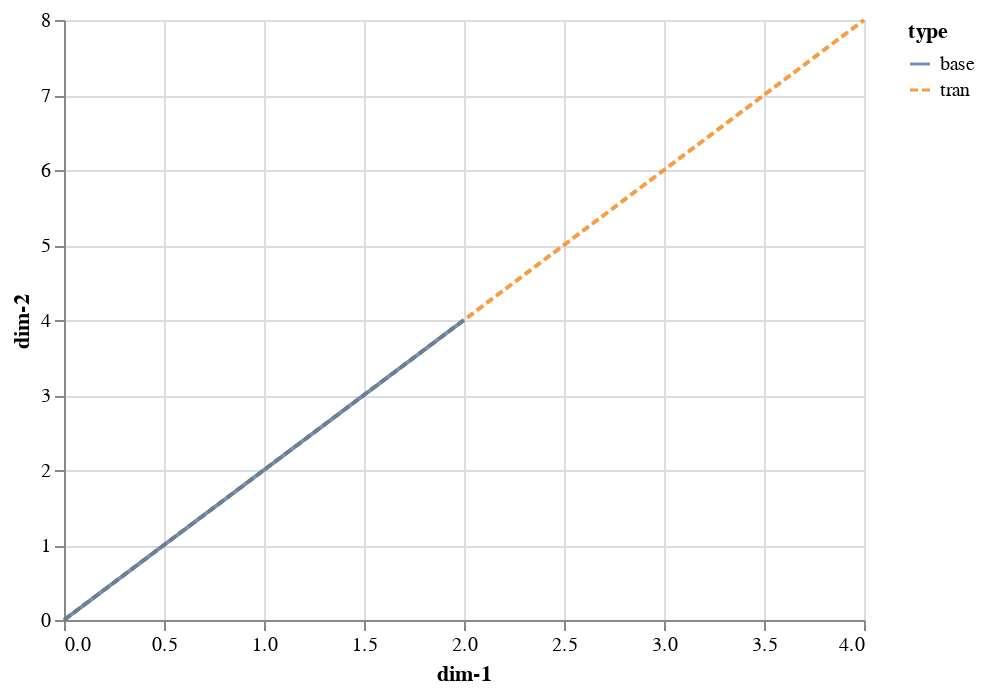

This figure's notebook cell:
### Code cell
chart = alt.Chart(df).mark_line(opacity=0.8).encode(
    x='dim-1',
    y='dim-2',
    color='type',
    strokeDash='type')

chart

### Figure 1 — Vega-Lite specification as saved in the notebook (floating-point values rounded to 4 significant figures)
{"usermeta": {"embedOptions": {"theme": "dark"}}, "config": {"view": {"continuousWidth": 400, "continuousHeight": 300}}, "data": {"name": "data-9f7a3cb65390d8e1f055fe5dbda17177"}, "mark": {"type": "line", "opacity": 0.8}, "encoding": {"color": {"field": "type", "type": "nominal"}, "strokeDash": {"field": "type", "type": "nominal"}, "x": {"field": "dim-1", "type": "quantitative"}, "y": {"field": "dim-2", "type": "quantitative"}}, "$schema": "https://vega.github.io/schema/vega-lite/v4.17.0.json", "datasets": {"data-9f7a3cb65390d8e1f055fe5dbda17177": [{"dim-1": 0.0, "dim-2": 0.0, "type": "tran"}, {"dim-1": 4.0, "dim-2": 8.0, "type": "tran"}, {"dim-1": 0.0, "dim-2": 0.0, "type": "base"}, {"dim-1": 2.0, "dim-2": 4.0, "type": "base"}]}}
